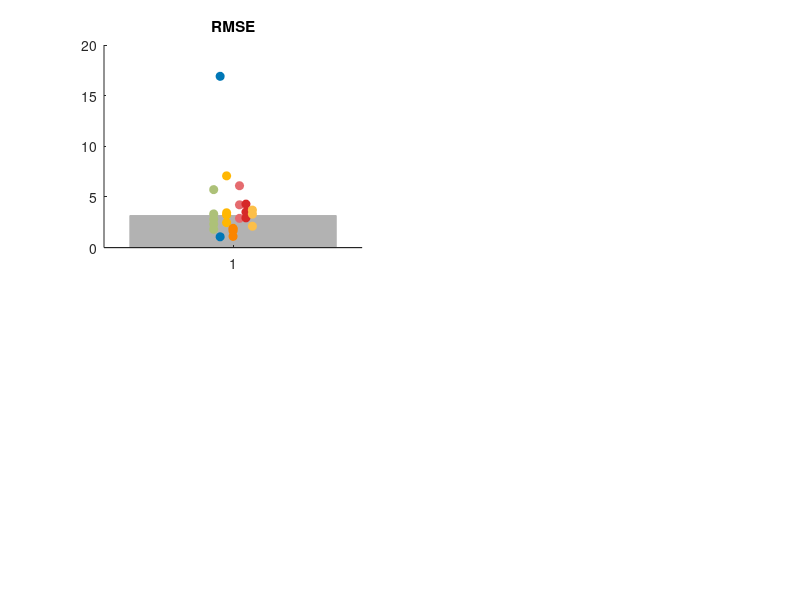

Write the MATLAB code that produced this figure.
%% Plot RMSE 

RMSE.TD5 = [1.065701 16.90798]; 
RMSE.CP2 = [3.437747 7.081758 2.463719 3.220023]; 
RMSE.CP8 = [1.827735 1.105809 1.644389 1.9022];
RMSE.CP9 = [4.222699 2.887707 6.10773];
RMSE.CP10= [4.291454 2.939273 3.517961];
RMSE.CP11= [3.701307 2.108485 3.300237];
RMSE.SDR = [2.801764 1.799087 5.723848 2.320479 3.323155];

mean = 3.164969; 

figure()
subplot(221)
bar(1,mean,'FaceColor',[0.7 0.7 0.7],'EdgeColor',[0.7 0.7 0.7]); hold on
scatter(ones(1,2)*0.9, RMSE.TD5,'MarkerEdgeColor',[0 119 182]./255,'MarkerFaceColor',[0 119 182]./255) % TD5
scatter(ones(1,4)*0.95, RMSE.CP2,'MarkerEdgeColor',[255 183 3]./255,'MarkerFaceColor',[255 183 3]./255) % CP2
scatter(ones(1,4)*1, RMSE.CP8,'MarkerEdgeColor',[251 133 0]./255,'MarkerFaceColor',[251 133 0]./255) % CP8
scatter(ones(1,3)*1.05, RMSE.CP9,'MarkerEdgeColor',[229 107 111]./255,'MarkerFaceColor',[229 107 111]./255) % CP9
scatter(ones(1,3)*1.1, RMSE.CP10,'MarkerEdgeColor',[214 40 40]./255,'MarkerFaceColor',[214 40 40]./255) % CP10
scatter(ones(1,3)*1.15, RMSE.CP11,'MarkerEdgeColor',[252 191 73]./255,'MarkerFaceColor',[252 191 73]./255) % CP11
scatter(ones(1,5)*0.85, RMSE.SDR,'MarkerEdgeColor',[173 193 120]./255,'MarkerFaceColor',[173 193 120]./255) % CP11
box off; title('RMSE');
